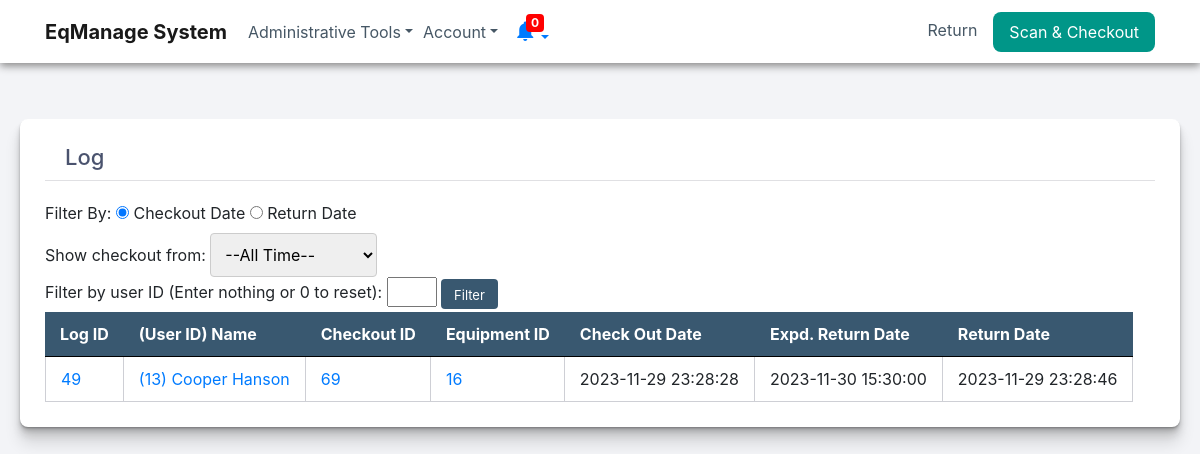
The app's page /log.php (signed in) with its own data.
### tables this page shows
CREATE TABLE `log` (
  `id` int(11) NOT NULL AUTO_INCREMENT,
  `checkoutRequests_id` int(11) DEFAULT NULL,
  `equipment_id` int(11) DEFAULT NULL,
  `users_id` int(11) DEFAULT NULL,
  `checkoutRequestDate` datetime DEFAULT NULL,
  `expectedReturnDate` datetime DEFAULT NULL,
  `checkoutDate` datetime DEFAULT NULL,
  `returnDate` datetime DEFAULT NULL,
  PRIMARY KEY (`id`),
  UNIQUE KEY `id` (`id`),
  KEY `checkoutRequests_id_idxfk_idx` (`checkoutRequests_id`,`equipment_id`),
  KEY `equipment_id_idx` (`equipment_id`),
  KEY `users_id_idx` (`users_id`),
  CONSTRAINT `checkoutRequests_id_idxfk` FOREIGN KEY (`checkoutRequests_id`) REFERENCES `requests` (`id`),
  CONSTRAINT `equipment_id_idxfk` FOREIGN KEY (`equipment_id`) REFERENCES `equipment` (`id`) ON DELETE CASCADE ON UPDATE CASCADE,
  CONSTRAINT `users_id_idxfk` FOREIGN KEY (`users_id`) REFERENCES `users` (`id`) ON DELETE CASCADE ON UPDATE CASCADE
);

CREATE TABLE `users` (
  `id` int(11) NOT NULL AUTO_INCREMENT,
  `fullname` varchar(255) NOT NULL,
  `username` varchar(255) DEFAULT NULL,
  `password` varchar(255) DEFAULT NULL,
  `email` varchar(255) DEFAULT NULL,
  `hash` varchar(255) DEFAULT NULL,
  `active` int(11) DEFAULT NULL,
  `admin` tinyint(1) NOT NULL DEFAULT 0,
  PRIMARY KEY (`id`),
  UNIQUE KEY `id` (`id`)
);

### fetchLogTable.php (the view, shortened to what this page needs)
<?php
include('serverconnect.php');
$range = $_GET['filter'] ?? null;
$filter = $_GET['range'] ?? null;
if ($range == null) {
    $range = 0;
};
if ($filter == null) {
    $filter = 0;
};
$originalQuery = "Select log.id as logid, log.users_id, u.fullname, log.checkoutRequests_id, log.equipment_id, log.checkoutDate, log.returnDate, log.expectedReturnDate from EqManage.log left join users u on log.users_id = u.id ";
$query = $originalQuery;
if ($filter == 0) {
    switch ($range) {
        case 0 : $query = "Select log.id as logid, log.users_id, u.fullname, log.checkoutRequests_id, log.equipment_id, log.checkoutDate, log.returnDate, log.expectedReturnDate from EqManage.log left join users u on log.users_id = u.id ";
            break;
    }
};
if ($query != null) {
    $query .= " order by log.id asc";
}
$results = mysqli_query($db, $query);
if(mysqli_fetch_array($results) != null) {
    $results = mysqli_query($db, $query);
    while($row = mysqli_fetch_array($results)) {
        echo "<tr>";
        echo "<td style='text-align:left'><a href='search.php?type=3&id=".$row['logid']."'>". $row['logid']."</td>";
        echo "<td style='text-align:left'><a href='search.php?type=1&id=".$row['users_id']."'>(".$row['users_id'].") ".$row['fullname']."</td>";
        echo "<td style='text-align:left'><a href='search.php?type=4&id=".$row['checkoutRequests_id']."'>". $row['checkoutRequests_id']. "</td>";
        echo "<td style='text-align:left'><a href='search.php?type=2&id=".$row['equipment_id']."'>".$row['equipment_id']. "</td>";
        echo "<td style='text-align:left'>";
        if ($row['checkoutDate'] == null) {
            echo '<dt style="color:red; text-align: left";">Not checked out yet</dt>';
        } else {
            echo $row['checkoutDate'];
        }
        echo "</td>";
        echo "<td style='text-align:left'>".$row['expectedReturnDate']."</td>";
        echo "<td style='text-align:left'>";
        if ($row['returnDate'] == null) {
            echo '<dt style="color:red; text-align: left";">Not returned yet</dt>';
        } else {
            echo $row['returnDate'];
        }
        echo "</td>";
        echo "</tr>";
    }
} else {
    echo "No records";
}
?>

### assets/css/corestyle.css (style rules this page uses)
body { height: 100%; margin: 0; padding: 0; }
body.loggedin { background-color: #f3f4f7; }

### assets/css/tablestyle.css (style rules this page uses)
th, td { padding: 10px 15px; }
td { border-bottom: 1px solid #cecfd5; border-right: 1px solid #cecfd5; }
td:first-child { border-left: 1px solid #cecfd5; }

### records on screen
log: id "49", users "13", users.fullname "Cooper Hanson", checkoutRequests "69", equipment "16", checkoutDate "2023-11-29 23:28:28", expectedReturnDate "2023-11-30 15:30:00", returnDate "2023-11-29 23:28:46"
